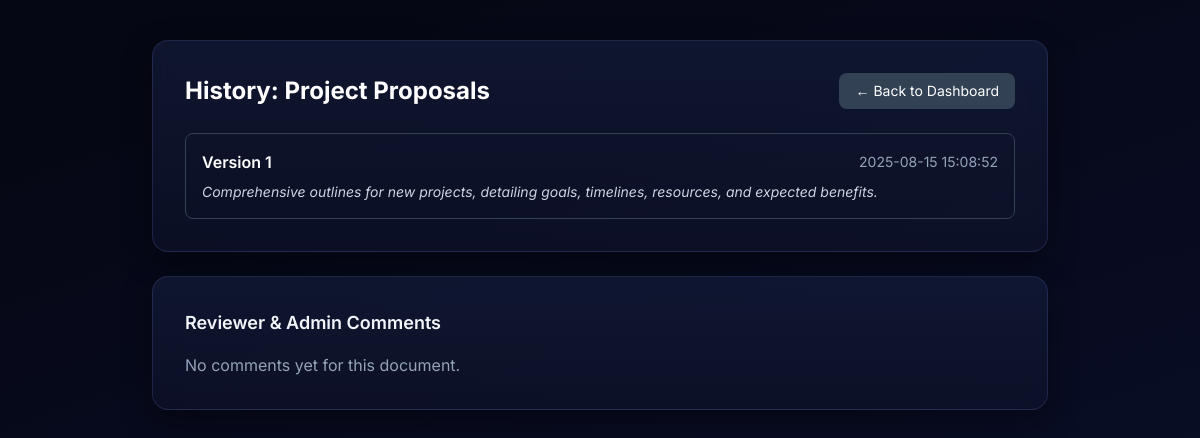
Screenshot of /document/15/history (signed in) with the database file from the repository.
### tables this page shows
CREATE TABLE documents (
            id INTEGER PRIMARY KEY AUTOINCREMENT,
            title TEXT NOT NULL,
            content TEXT NOT NULL,
            author_id INTEGER,
            status TEXT CHECK(status IN ('draft', 'review', 'approved', 'rejected')) NOT NULL DEFAULT 'draft',
            created_at TEXT,
            updated_at TEXT,
            FOREIGN KEY (author_id) REFERENCES users(id)
        );

CREATE TABLE document_versions (
            id INTEGER PRIMARY KEY AUTOINCREMENT,
            document_id INTEGER,
            version_number INTEGER,
            content TEXT,
            updated_at TEXT,
            FOREIGN KEY (document_id) REFERENCES documents(id)
        );

### app.py (the view)
@app.route('/document/<int:doc_id>/history')
def document_history(doc_id):
    if session.get('role') != 'creator' and not session.get('admin'):
        return redirect(url_for('login'))
    conn = connect_db()
    doc = conn.execute(
        'SELECT title FROM documents WHERE id = ?',
        (doc_id,)
    ).fetchone()
    if not doc:
        conn.close()
        flash('Document not found.')
        return redirect(url_for('creator_dashboard'))
    versions = conn.execute('''
        SELECT version_number, content, updated_at
        FROM document_versions
        WHERE document_id = ?
        ORDER BY version_number DESC
    ''', (doc_id,)).fetchall()
    comments = conn.execute('''
        SELECT
            c.comment,
            COALESCE(u.name, c.author) AS reviewer_name,
            c.created_at
        FROM comments c
        LEFT JOIN users u ON c.author = u.name
        WHERE c.document_id = ?
        ORDER BY c.created_at DESC
    ''', (doc_id,)).fetchall()
    conn.close()
    return render_template(
        'document_history.html',
        doc=doc,
        versions=versions,
        comments=comments
    )

### models.py (called while the page is built)
def connect_db():
    conn = sqlite3.connect(DB_NAME)
    conn.row_factory = sqlite3.Row
    return conn

### templates/document_history.html (shortened to what this page needs)
{% extends "base.html" %}
{% block content %}
<div class="max-w-4xl mx-auto mt-10 mb-16 space-y-6 text-slate-100">
    <div class="glass">
        <div class="flex justify-between items-center mb-6">
            <h2 class="text-2xl font-bold text-white">History: {{ doc.title }}</h2>
            <a href="{{ url_for('creator_dashboard') }}"
                class="text-sm px-4 py-2 rounded-lg bg-slate-700 hover:bg-slate-800 transition text-white">
                ← Back to Dashboard
            </a>
        </div>
        {% if versions %}
        <ul class="space-y-4">
            {% for version in versions %}
            <li class="border border-slate-700 rounded-lg p-4 hover:border-cyan-500 transition">
                <div class="flex justify-between items-center">
                    <p class="font-semibold text-white">Version {{ version.version_number }}</p>
                    <span class="text-slate-400 text-sm">{{ version.updated_at }}</span>
                </div>
                <div class="mt-2 text-slate-300 text-sm italic">
                    {{ version.content | striptags | truncate(100, True, '...') }}
                </div>
            </li>
            {% endfor %}
        </ul>
        {% else %}
        <p class="text-slate-400">No version history available for this document.</p>
        {% endif %}
    </div>
    <div class="glass">
        <h3 class="text-lg font-semibold mb-4">Reviewer & Admin Comments</h3>
        {% if comments %}
            <ul class="space-y-3">
                {% for c in comments %}
                <li class="border-l-4 border-cyan-500 pl-4">
                    <p class="text-sm">{{ c.comment }}</p>
                    <p class="text-xs text-slate-400 mt-1">
                        By {{ c.reviewer_name if c.reviewer_name else 'Admin' }}
                        on {{ c.created_at }}
                    </p>
                </li>
                {% endfor %}
            </ul>
        {% else %}
            <p class="text-slate-400">No comments yet for this document.</p>
        {% endif %}
    </div>
</div>
{% endblock %}

### templates/document_history.html (style rules this page uses)
body { background: linear-gradient(160deg, #050714 10%, #0a0f2a 90%); }
.glass { background: linear-gradient(180deg, rgba(20, 28, 58, 0.7), rgba(14, 18, 42, 0.7)); border: 1px solid rgba(150, 163, 255, 0.15); box-shadow: 0 10px 30px rgba(0, 0, 0, 0.4); backdrop-filter: blur(12px); border-radius: 1rem; padding: 2rem; }

### rows the page displays
documents: title "Project Proposals"
document_versions: version_number "1", updated_at "2025-08-15 15:08:52", content "Comprehensive outlines for new projects, detailing goals, timelines, resources, and expected benefits."
